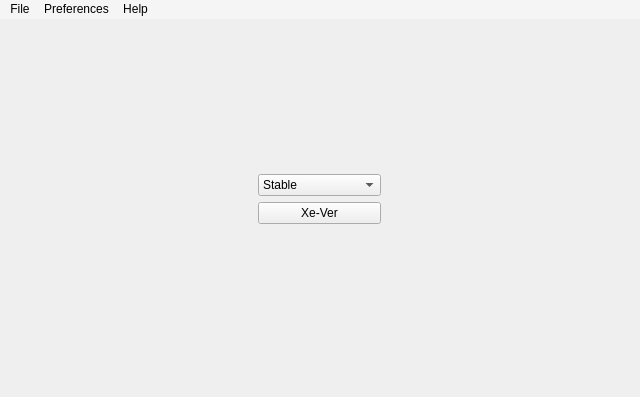
<?xml version="1.0" encoding="UTF-8"?>
<ui version="4.0">
 <class>MainWindow</class>
 <widget class="QMainWindow" name="MainWindow">
  <property name="geometry">
   <rect>
    <x>0</x>
    <y>0</y>
    <width>640</width>
    <height>397</height>
   </rect>
  </property>
  <property name="windowTitle">
   <string>Xe Release Qt Version</string>
  </property>
  <property name="windowIcon">
   <iconset resource="../xe_resource.qrc">
    <normaloff>:/xe_res/res/Xe-Release.png</normaloff>:/xe_res/res/Xe-Release.png</iconset>
  </property>
  <property name="iconSize">
   <size>
    <width>48</width>
    <height>48</height>
   </size>
  </property>
  <widget class="QWidget" name="centralwidget">
   <property name="sizePolicy">
    <sizepolicy hsizetype="Expanding" vsizetype="Expanding">
     <horstretch>0</horstretch>
     <verstretch>0</verstretch>
    </sizepolicy>
   </property>
   <property name="autoFillBackground">
    <bool>true</bool>
   </property>
   <property name="styleSheet">
    <string notr="true"/>
   </property>
   <widget class="QWidget" name="verticalLayoutWidget">
    <property name="geometry">
     <rect>
      <x>-1</x>
      <y>-1</y>
      <width>641</width>
      <height>361</height>
     </rect>
    </property>
    <layout class="QVBoxLayout" name="verticalLayout">
     <item>
      <layout class="QHBoxLayout" name="horizontalLayout">
       <item>
        <layout class="QGridLayout" name="gridLayout">
         <item row="3" column="1">
          <widget class="QLabel" name="label">
           <property name="text">
            <string/>
           </property>
          </widget>
         </item>
         <item row="1" column="2">
          <widget class="QComboBox" name="combo_branch">
           <property name="currentIndex">
            <number>1</number>
           </property>
           <item>
            <property name="text">
             <string>LongTerm</string>
            </property>
           </item>
           <item>
            <property name="text">
             <string>Stable</string>
            </property>
           </item>
           <item>
            <property name="text">
             <string>Development</string>
            </property>
           </item>
          </widget>
         </item>
         <item row="0" column="3">
          <widget class="QLabel" name="label_5">
           <property name="text">
            <string/>
           </property>
          </widget>
         </item>
         <item row="2" column="2">
          <widget class="QPushButton" name="btn_ver">
           <property name="text">
            <string>Xe-Ver</string>
           </property>
           <property name="flat">
            <bool>false</bool>
           </property>
          </widget>
         </item>
         <item row="0" column="0">
          <widget class="QLabel" name="label_4">
           <property name="text">
            <string/>
           </property>
          </widget>
         </item>
         <item row="0" column="1">
          <widget class="QLabel" name="label_2">
           <property name="text">
            <string/>
           </property>
          </widget>
         </item>
         <item row="3" column="3">
          <widget class="QLabel" name="label_3">
           <property name="text">
            <string/>
           </property>
          </widget>
         </item>
         <item row="0" column="4">
          <widget class="QLabel" name="label_6">
           <property name="text">
            <string/>
           </property>
          </widget>
         </item>
        </layout>
       </item>
      </layout>
     </item>
    </layout>
   </widget>
  </widget>
  <widget class="QMenuBar" name="menubar">
   <property name="geometry">
    <rect>
     <x>0</x>
     <y>0</y>
     <width>640</width>
     <height>17</height>
    </rect>
   </property>
   <property name="styleSheet">
    <string notr="true">background-color:rgba(255, 255, 255, 90)</string>
   </property>
   <widget class="QMenu" name="menuFile">
    <property name="title">
     <string>File</string>
    </property>
    <addaction name="actionExit"/>
   </widget>
   <widget class="QMenu" name="menuPreferences">
    <property name="title">
     <string>Preferences</string>
    </property>
    <widget class="QMenu" name="menuBackground">
     <property name="title">
      <string>Background</string>
     </property>
     <addaction name="actionFlos_2_0"/>
     <addaction name="actionXeRelease8_9"/>
     <addaction name="actionXeRelease_10_14"/>
     <addaction name="actionDefault"/>
    </widget>
    <addaction name="menuBackground"/>
    <addaction name="actionRelease_branchs"/>
   </widget>
   <widget class="QMenu" name="menuHelp">
    <property name="title">
     <string>Help</string>
    </property>
    <addaction name="actionAbout_XeRelease_Qt"/>
   </widget>
   <addaction name="menuFile"/>
   <addaction name="menuPreferences"/>
   <addaction name="menuHelp"/>
  </widget>
  <action name="actionExit">
   <property name="text">
    <string>Exit</string>
   </property>
  </action>
  <action name="actionAbout_XeRelease_Qt">
   <property name="text">
    <string>About XeRelease Qt</string>
   </property>
  </action>
  <action name="actionRelease_branchs">
   <property name="text">
    <string>Release branchs</string>
   </property>
  </action>
  <action name="actionDefault">
   <property name="text">
    <string>XeRelease 15-17</string>
   </property>
  </action>
  <action name="actionFlos_2_0">
   <property name="text">
    <string>Flos 2.0</string>
   </property>
  </action>
  <action name="actionXeRelease_10_14">
   <property name="text">
    <string>XeRelease 10-14</string>
   </property>
  </action>
  <action name="actionXeRelease8_9">
   <property name="text">
    <string>XeRelease8-9</string>
   </property>
  </action>
 </widget>
 <resources>
  <include location="../xe_resource.qrc"/>
 </resources>
 <connections/>
</ui>
